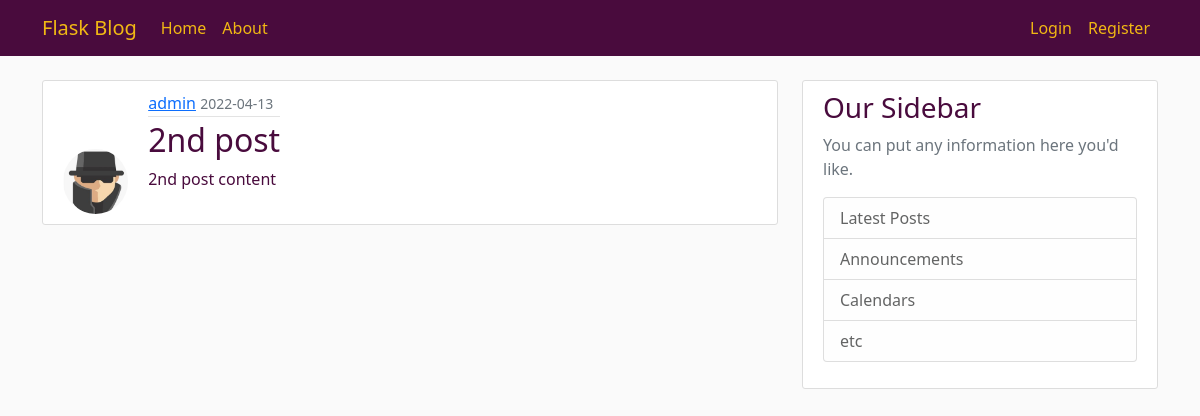
The page /post/2 on the database as committed earlier.
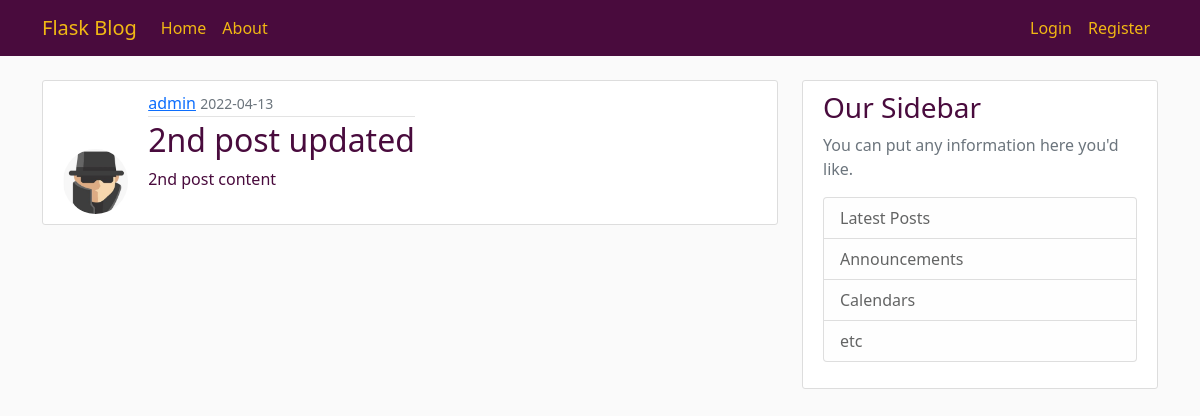
The same page on the database as committed later.
### flaskblog/models.py (models this page shows, shortened)
class Post(db.Model):
    id = db.Column(db.Integer, primary_key=True)
    title = db.Column(db.String(100), nullable=False)
    date_posted = db.Column(db.DateTime, nullable=False, default=datetime.utcnow)
    content = db.Column(db.Text, nullable=False)
    user_id = db.Column(db.Integer, db.ForeignKey('user.id'), nullable=False)

### flaskblog/routes.py (the view)
@app.route("/post/<int:post_id>", methods=['GET', 'POST'])
def post(post_id):
    post = Post.query.get_or_404(post_id)
    return render_template('post.html', title=post.title, post=post)

### flaskblog/templates/post.html (shortened to what this page needs)
{% extends "layout.html" %}
{% block content %}
<article class="media content-section">
    <img class="rounded-circle article-img"
         src="{{ url_for('static', filename='profile_pics/' + post.author.image_file) }}">
    <div class="media-body">
        <div class="article-metadata">
            <a class="mr-2" href="#">{{ post.author.username }}</a>
            <small class="text-muted">{{ post.date_posted.strftime('%Y-%m-%d') }}</small>
        </div>
        <h2 class="article-title">{{ post.title }}</h2>
        <p class="article-content">{{ post.content }}</p>
    </div>
</article>
{% endblock content%}

Rows that differ between the two databases and show on the page:
changed Post "2nd post content": title "2nd post" → "2nd post updated"
